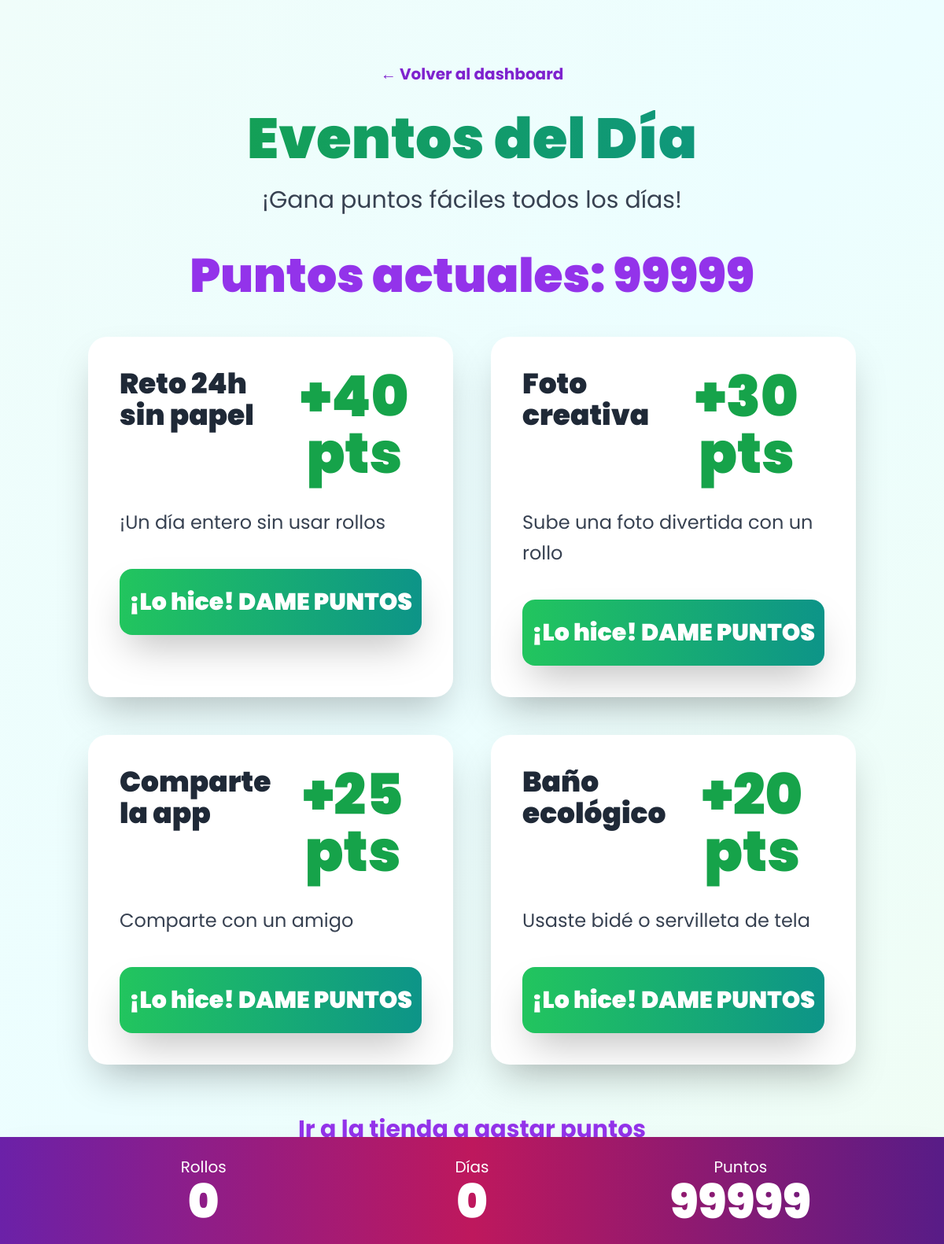
/toilet_paper/vistaUsuario/eventos.php (signed in), run on the app's committed database.
### tables this page shows
CREATE TABLE usuarios (
    id INT AUTO_INCREMENT PRIMARY KEY,
    nombre VARCHAR(100) NOT NULL,
    email VARCHAR(100) UNIQUE NOT NULL,
    password VARCHAR(255) NOT NULL,
    puntos INT DEFAULT 100,
    rollos_actuales INT DEFAULT 0,
    rollos_total_usados INT DEFAULT 0,
    es_admin TINYINT DEFAULT 0,
    fecha_registro DATETIME DEFAULT CURRENT_TIMESTAMP
);

CREATE TABLE eventos_diarios (
    id INT AUTO_INCREMENT PRIMARY KEY,
    titulo VARCHAR(100) NOT NULL,
    descripcion TEXT,
    puntos INT NOT NULL
);

### toilet_paper/vistaUsuario/eventos.php (the view, shortened to what this page needs)
<?php
require_once '../config/database.php';
$id = $_SESSION['usuario_id'];
$stmt = $pdo->prepare("SELECT puntos FROM usuarios WHERE id = ?");
$stmt->execute([$id]);
$puntos = $stmt->fetchColumn();
$eventos = $pdo->query("SELECT * FROM eventos_diarios ORDER BY puntos DESC")->fetchAll();
$hechos = [];
?>
<!DOCTYPE html>
<html lang="es">
<head>
    <script src="https://cdn.tailwindcss.com"></script>
</head>
<body class="bg-gradient-to-br from-teal-50 via-cyan-50 to-green-50 min-h-screen pt-20 pb-32">
<div class="max-w-5xl mx-auto px-6 text-center">
    <a href="dashboard.php" class="inline-block mb-8 text-purple-700 font-bold text-xl hover:underline">← Volver al dashboard</a>
    <h1 class="text-7xl font-black bg-gradient-to-r from-green-600 to-teal-600 bg-clip-text text-transparent mb-6">
    </h1>
    <p class="text-3xl text-gray-700 mb-12">¡Gana puntos fáciles todos los días!</p>
    <div class="text-6xl font-black text-purple-600 mb-12">
        Puntos actuales: <?= $puntos ?>
    </div>
    <div class="grid grid-cols-1 md:grid-cols-2 gap-12">
        <?php foreach ($eventos as $e):
            $completado = isset($hechos[$e['id']]);
        ?>
        <div class="evento bg-white rounded-3xl shadow-2xl p-10 transition duration-500 <?= $completado ? 'opacity-70' : '' ?>">
            <div class="flex justify-between items-start mb-8">
                <h3 class="text-4xl font-black text-gray-800 text-left">
                    <?= htmlspecialchars($e['titulo']) ?>
                </h3>
                <div class="text-7xl font-black <?= $completado ? 'text-gray-400' : 'text-green-600' ?>">
                    +<?= $e['puntos'] ?> pts
                </div>
            </div>
            <p class="text-2xl text-gray-700 mb-10 text-left leading-relaxed">
                <?= nl2br(htmlspecialchars($e['descripcion'])) ?>
            </p>
            <?php if ($completado): ?>
                <div class="text-6xl text-center text-green-500 check">Check</div>
                <p class="text-2xl text-gray-600 mt-4">Completado hoy</p>
            <?php else: ?>
                <form method="POST">
                    <button class="w-full bg-gradient-to-r from-green-500 to-teal-600 text-white py-6 rounded-2xl text-3xl font-black hover:scale-110 transition shadow-2xl">
                        ¡Lo hice! DAME PUNTOS
                    </button>
                </form>
            <?php endif; ?>
        </div>
        <?php endforeach; ?>
    </div>
    <a href="tienda.php" class="inline-block mt-16 text-3xl text-purple-600 font-bold hover:underline">
        Ir a la tienda a gastar puntos
    </a>
</div>
<div class="fixed bottom-0 left-0 right-0 bg-gradient-to-r from-purple-800 via-pink-700 to-purple-900 text-white py-6 shadow-2xl">
    <div class="max-w-5xl mx-auto grid grid-cols-3 text-center">
        <div><p class="text-xl">Rollos</p><p class="text-6xl font-black">
            <?= $pdo->query("SELECT rollos_actuales FROM usuarios WHERE id=$id")->fetchColumn() ?>
        </p></div>
        <div><p class="text-xl">Días</p><p class="text-6xl font-black">
            <?= intval($pdo->query("SELECT rollos_actuales FROM usuarios WHERE id=$id")->fetchColumn() / 0.5) ?>
        </p></div>
        <div><p class="text-xl">Puntos</p><p class="text-6xl font-black"><?= $puntos ?></p></div>
    </div>
</div>
</body>
</html>

### toilet_paper/vistaUsuario/eventos.php (style rules this page uses)
body { font-family: 'Poppins', sans-serif; }

### data on the page
usuarios: puntos "99999", rollos_actuales "0"
eventos_diarios: titulo "Reto 24h sin papel", puntos "40", descripcion "¡Un día entero sin usar rollos"
eventos_diarios: titulo "Foto creativa", puntos "30", descripcion "Sube una foto divertida con un rollo"
eventos_diarios: titulo "Comparte la app", puntos "25", descripcion "Comparte con un amigo"
eventos_diarios: titulo "Baño ecológico", puntos "20", descripcion "Usaste bidé o servilleta de tela"
